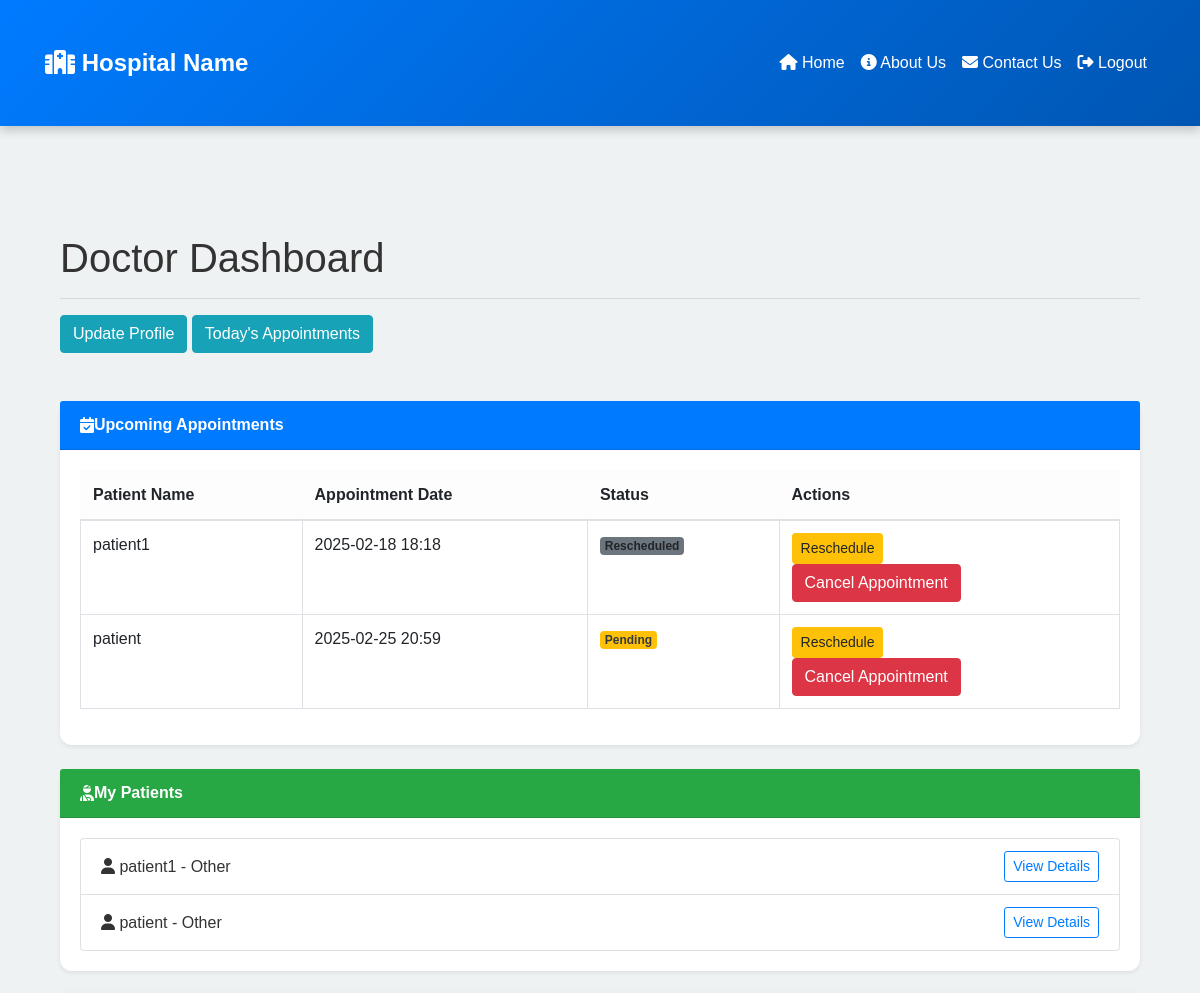
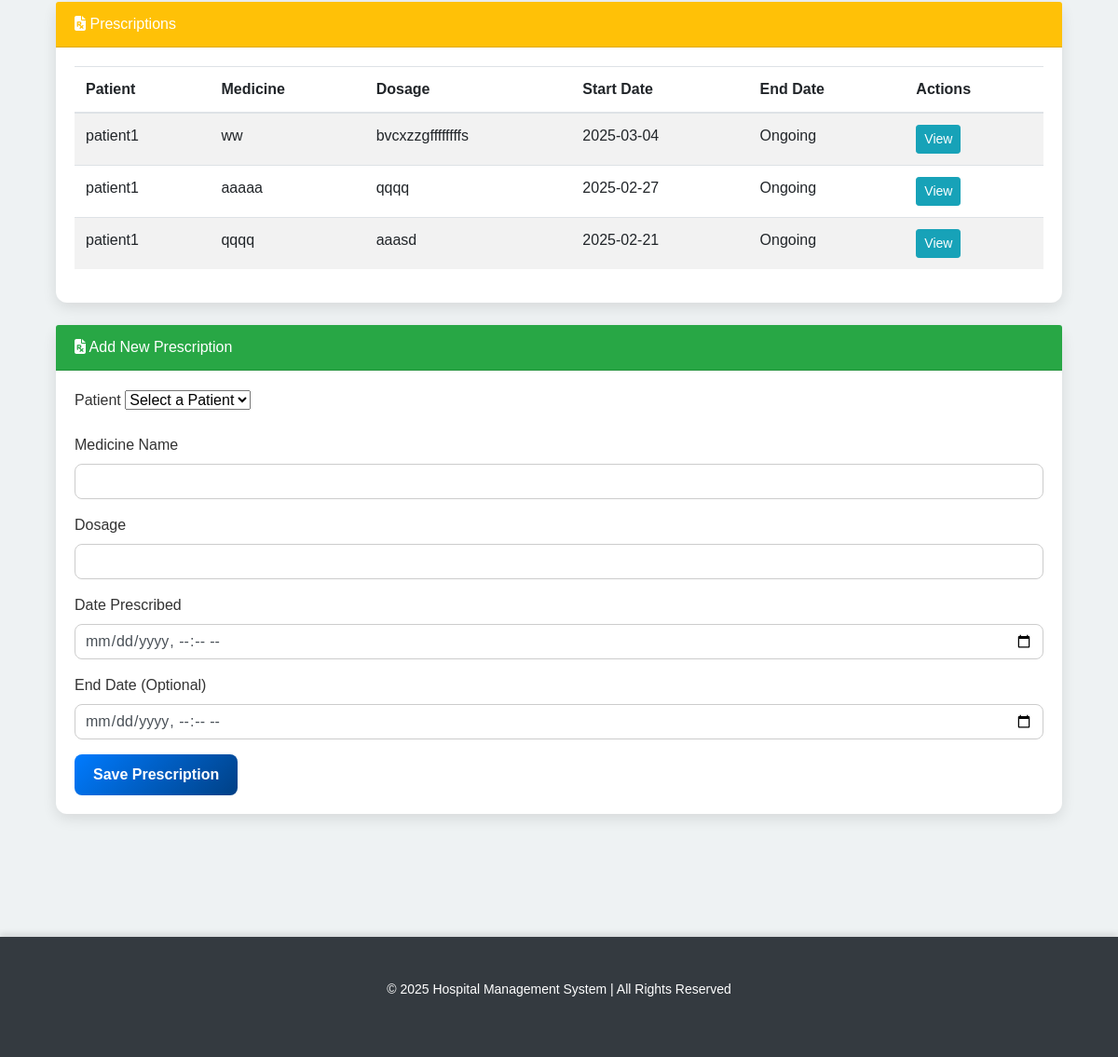
The page /doctor_dashboard (signed in) on the database its author committed (2 pictures, top to bottom).
### app/models.py (models this page shows)
class Appointment(db.Model):
    __tablename__ = 'appointment'
    id = db.Column(db.Integer, primary_key=True)
    patient_id = db.Column(db.Integer, db.ForeignKey('patient.id'), nullable=False)
    doctor_id = db.Column(db.Integer, db.ForeignKey('doctor.id'), nullable=False)
    appointment_date = db.Column(db.DateTime, default=datetime.utcnow)
    status = db.Column(db.String(50), default='Pending')
    patient = db.relationship('Patient', back_populates='appointments')
    doctor = db.relationship('Doctor', back_populates='appointments')

class Patient(db.Model):
    __tablename__ = 'patient'
    id = db.Column(db.Integer, primary_key=True)
    user_id = db.Column(db.Integer, db.ForeignKey('user.id'), unique=True, nullable=False)
    first_name = db.Column(db.String(100), nullable=False)
    last_name = db.Column(db.String(100), nullable=True)
    date_of_birth = db.Column(db.Date, nullable=False)
    gender = db.Column(db.String(10), nullable=False)
    contact_number = db.Column(db.String(15))
    medical_history = db.Column(db.Text)
    user = db.relationship('User', back_populates='patient_profile')
    appointments = db.relationship('Appointment', back_populates='patient', lazy=True)
    prescriptions = db.relationship('Prescription', back_populates='patient', lazy=True)
    medical_records = db.relationship('MedicalRecord', back_populates='patient', lazy=True)
    payments = db.relationship('Payment', back_populates='patient', lazy=True)

class Prescription(db.Model):
    __tablename__ = 'prescription'
    id = db.Column(db.Integer, primary_key=True)
    patient_id = db.Column(db.Integer, db.ForeignKey('patient.id'), nullable=False)
    doctor_id = db.Column(db.Integer, db.ForeignKey('doctor.id'), nullable=False)
    medicine_name = db.Column(db.String(100), nullable=False)
    dosage = db.Column(db.String(100), nullable=False)
    instructions = db.Column(db.Text, nullable=True)
    date_prescribed = db.Column(db.DateTime, default=datetime.utcnow)
    end_date = db.Column(db.DateTime, nullable=True)
    patient = db.relationship('Patient', back_populates='prescriptions')
    doctor = db.relationship('Doctor', back_populates='prescriptions')

### app/routes.py (the view)
@main_routes.route('/doctor_dashboard')
@login_required
def doctor_dashboard():
    if current_user.role.name.lower() != 'doctor':
        flash('Access denied. Only doctors can access this page.', 'danger')
        return redirect(url_for('main_routes.home'))
    doctor = Doctor.query.filter_by(user_id=current_user.id).first()
    if not doctor:
        flash("Doctor profile not found!", "danger")
        return redirect(url_for('main_routes.home'))
    appointments = Appointment.query.filter_by(doctor_id=doctor.id).order_by(Appointment.appointment_date).all()
    today = datetime.today().date()
    todays_appointments = [appt for appt in appointments if appt.appointment_date.date() == today]
    prescriptions = Prescription.query.filter_by(doctor_id=doctor.id).all()
    patients = list({appt.patient for appt in appointments})
    return render_template(
        'dashboard_doctor.html',
        doctor=doctor,
        appointments=appointments,
        todays_appointments=todays_appointments,
        prescriptions=prescriptions,
        patients=patients
    )

### app/__init__.py (called while the page is built)
@login_manager.user_loader
def load_user(user_id):
    return User.query.get(int(user_id))

### app/templates/dashboard_doctor.html (shortened to what this page needs)
{% extends "base.html" %}
{% block content %}
<div class="container">
    <h1 class="mt-4">Doctor Dashboard</h1>
    <hr>
<div class="mt-3">
    <button class="btn btn-info" onclick="toggleProfileForm()">Update Profile</button>
    <button class="btn btn-info" onclick="toggleAppointments()">Today's Appointments</button>
</div>
<br> <br>
<div class="card mb-4 shadow-sm">
    <div class="card-header bg-primary text-white d-flex align-items-center">
        <i class="fas fa-calendar-check me-2"></i> <strong>Upcoming Appointments</strong>
    </div>
    <div class="card-body">
        {% if appointments %}
            <table class="table table-hover table-bordered">
                <thead class="table-light">
                    <tr>
                        <th>Patient Name</th>
                        <th>Appointment Date</th>
                        <th>Status</th>
                        <th>Actions</th>
                    </tr>
                </thead>
                <tbody>
                    {% for appt in appointments %}
                    <tr>
                        <td>
                            {% if appt.patient %}
                                {{ appt.patient.first_name }} {{ appt.patient.last_name }}
                            {% else %}
                                No patient data
                            {% endif %}
                        </td>
                        <td>{{ appt.appointment_date.strftime('%Y-%m-%d %H:%M') }}</td>
                        <td>
                            <span class="badge {% if appt.status == 'Pending' %}bg-warning text-dark{% elif appt.status == 'Completed' %}bg-success{% else %}bg-secondary{% endif %}">
                                {{ appt.status }}
                            </span>
                        </td>
                        <td>
                            <a href="{{ url_for('doctor_routes.reschedule_appointment', appointment_id=appt.id) }}" class="btn btn-sm btn-warning">
                                Reschedule
                            </a>
                            <form method="POST" action="{{ url_for('doctor_routes.cancel_appointment', appointment_id=appt.id) }}">
                                <button type="submit" class="btn btn-danger">Cancel Appointment</button>
                            </form>
                        </td>
                    </tr>
                    {% endfor %}
                </tbody>
            </table>
        {% else %}
            <p class="text-muted">No upcoming appointments.</p>
        {% endif %}
    </div>
</div>
    <div class="card mb-4 shadow-sm">
        <div class="card-header bg-success text-white d-flex align-items-center">
            <i class="fas fa-user-injured me-2"></i> <strong>My Patients</strong>
        </div>
        <div class="card-body">
            {% if patients %}
                <ul class="list-group">
                    {% for patient in patients %}
                        <li class="list-group-item d-flex justify-content-between align-items-center">
                            <span>
                                <i class="fas fa-user me-2"></i> {{ patient.first_name }} {{ patient.last_name }} - {{ patient.gender }}
                            </span>
                            <a href="{{ url_for('patient.medical_records', patient_id=patient.id) }}" class="btn btn-sm btn-outline-primary">
                                View Details
                            </a>
                        </li>
                    {% endfor %}
                </ul>
            {% else %}
                <p class="text-muted">No patients assigned yet.</p>
            {% endif %}
        </div>
    </div>
<div class="card mb-4">
    <div class="card-header bg-warning text-white">
        <i class="fas fa-file-prescription"></i> Prescriptions
    </div>
    <div class="card-body">
        {% if prescriptions %}
            <table class="table table-striped">
                <thead>
                    <tr>
                        <th>Patient</th>
                        <th>Medicine</th>
                        <th>Dosage</th>
                        <th>Start Date</th>
                        <th>End Date</th>
                        <th>Actions</th>
                    </tr>
                </thead>
                <tbody>
                    {% for prescription in prescriptions %}
                    <tr>
                        <td>{{ prescription.patient.first_name }} {{ prescription.patient.last_name }}</td>
                        <td>{{ prescription.medicine_name }}</td>
                        <td>{{ prescription.dosage }}</td>
                        <td>{{ prescription.date_prescribed.strftime('%Y-%m-%d') }}</td>
                        <td>{{ prescription.end_date.strftime('%Y-%m-%d') if prescription.end_date else "Ongoing" }}</td>
                        <td>
                            <a href="{{ url_for('doctor_routes.view_prescription', prescription_id=prescription.id) }}" class="btn btn-sm btn-info">View</a>
                        </td>
                    </tr>
                    {% endfor %}
                </tbody>
            </table>
        {% else %}
            <p>No prescriptions available.</p>
        {% endif %}
    </div>
</div>
<div class="card mb-4">
    <div class="card-header bg-success text-white">
        <i class="fas fa-file-prescription"></i> Add New Prescription
    </div>
    <div class="card-body">
        <form method="POST" action="{{ url_for('doctor_routes.add_prescription') }}">
            <div class="mb-3">
                <label for="patient_id" class="form-label">Patient</label>
                <select id="patient_id" name="patient_id" class="form-select" required>
                    <option value="">Select a Patient</option>
                </select>
            </div>
            <div class="mb-3">
                <label for="medicine_name" class="form-label">Medicine Name</label>
                <input type="text" id="medicine_name" name="medicine_name" class="form-control" required>
            </div>
            <div class="mb-3">
                <label for="dosage" class="form-label">Dosage</label>
                <input type="text" id="dosage" name="dosage" class="form-control" required>
            </div>
            <div class="mb-3">
                <label for="date_prescribed" class="form-label">Date Prescribed</label>
                <input type="datetime-local" id="date_prescribed" name="date_prescribed" class="form-control" required>
            </div>
            <div class="mb-3">
                <label for="end_date" class="form-label">End Date (Optional)</label>
                <input type="datetime-local" id="end_date" name="end_date" class="form-control">
            </div>
            <button type="submit" class="btn btn-primary">Save Prescription</button>
        </form>
    </div>
</div>
</div>
{% endblock %}

### app/static/css/styles.css (style rules this page uses)
body { font-family: 'Poppins', sans-serif; background-color: #eef2f3; color: #333; margin: 0; padding: 0; }
.container { padding-top: 30px; padding-bottom: 30px; }
.btn-primary { background: linear-gradient(135deg, #007bff, #004085); border: none; font-size: 16px; font-weight: 600; padding: 10px 20px; transition: all 0.3s ease-in-out; border-radius: 8px; }
.card { border: none; border-radius: 12px; box-shadow: 0px 5px 15px rgba(0, 0, 0, 0.1); transition: all 0.3s ease-in-out; }
.form-control { border-radius: 8px; border: 1px solid #ccc; padding: 10px; transition: all 0.3s ease-in-out; }

### rows shown on the page
Appointment: patient.first_name "patient1", appointment_date "2025-02-18 18:18", status "Rescheduled"
Appointment: patient.first_name "patient", appointment_date "2025-02-25 20:59", status "Pending"
Patient: first_name "patient1", gender "Other"
Patient: first_name "patient", gender "Other"
Prescription: patient.first_name "patient1", medicine_name "ww", dosage "bvcxzzgffffffffs", date_prescribed "2025-03-04", end_date "Ongoing"
Prescription: patient.first_name "patient1", medicine_name "aaaaa", dosage "qqqq", date_prescribed "2025-02-27", end_date "Ongoing"
Prescription: patient.first_name "patient1", medicine_name "qqqq", dosage "aaasd", date_prescribed "2025-02-21", end_date "Ongoing"
